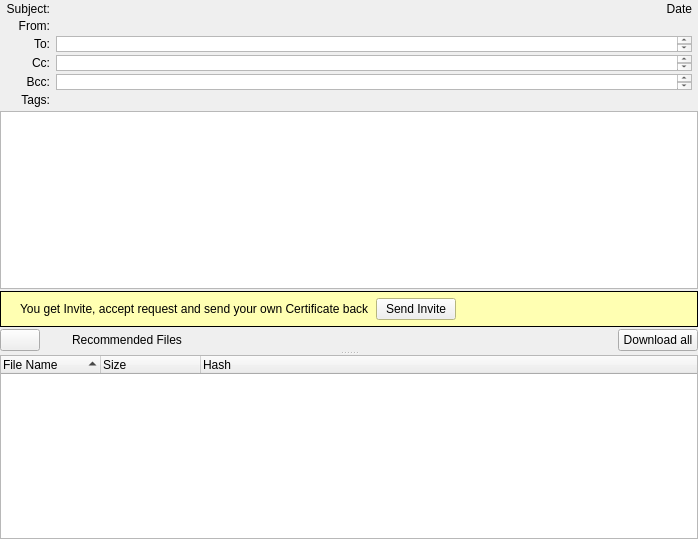
<?xml version="1.0" encoding="UTF-8"?>
<ui version="4.0">
 <class>MessageWidget</class>
 <widget class="QWidget" name="MessageWidget">
  <property name="geometry">
   <rect>
    <x>0</x>
    <y>0</y>
    <width>698</width>
    <height>539</height>
   </rect>
  </property>
  <layout class="QHBoxLayout" name="MessageWidgetHLayout">
   <property name="leftMargin">
    <number>0</number>
   </property>
   <property name="topMargin">
    <number>2</number>
   </property>
   <property name="rightMargin">
    <number>0</number>
   </property>
   <property name="bottomMargin">
    <number>0</number>
   </property>
   <item>
    <widget class="QSplitter" name="mainSplitter">
     <property name="orientation">
      <enum>Qt::Vertical</enum>
     </property>
     <widget class="QSplitter" name="msgSplitter">
      <property name="orientation">
       <enum>Qt::Vertical</enum>
      </property>
      <widget class="QWidget" name="layoutWidget">
       <layout class="QVBoxLayout" name="msgSplitterVLayout">
        <property name="spacing">
         <number>2</number>
        </property>
        <item>
         <layout class="QGridLayout" name="msgSplitterGLayout">
          <property name="leftMargin">
           <number>6</number>
          </property>
          <property name="rightMargin">
           <number>6</number>
          </property>
          <property name="horizontalSpacing">
           <number>6</number>
          </property>
          <property name="verticalSpacing">
           <number>3</number>
          </property>
          <item row="0" column="0">
           <widget class="QLabel" name="subjectLabel">
            <property name="sizePolicy">
             <sizepolicy hsizetype="Expanding" vsizetype="Fixed">
              <horstretch>0</horstretch>
              <verstretch>0</verstretch>
             </sizepolicy>
            </property>
            <property name="text">
             <string>Subject:</string>
            </property>
            <property name="alignment">
             <set>Qt::AlignRight|Qt::AlignTrailing|Qt::AlignVCenter</set>
            </property>
           </widget>
          </item>
          <item row="0" column="2" colspan="2">
           <layout class="QHBoxLayout" name="subjectHLayout">
            <item>
             <widget class="QLabel" name="subjectText">
              <property name="sizePolicy">
               <sizepolicy hsizetype="Expanding" vsizetype="Preferred">
                <horstretch>0</horstretch>
                <verstretch>0</verstretch>
               </sizepolicy>
              </property>
              <property name="wordWrap">
               <bool>true</bool>
              </property>
              <property name="textInteractionFlags">
               <set>Qt::LinksAccessibleByMouse|Qt::TextSelectableByMouse</set>
              </property>
             </widget>
            </item>
            <item>
             <widget class="QLabel" name="dateText">
              <property name="sizePolicy">
               <sizepolicy hsizetype="Minimum" vsizetype="Preferred">
                <horstretch>0</horstretch>
                <verstretch>0</verstretch>
               </sizepolicy>
              </property>
              <property name="layoutDirection">
               <enum>Qt::LeftToRight</enum>
              </property>
              <property name="text">
               <string notr="true">Date</string>
              </property>
              <property name="alignment">
               <set>Qt::AlignRight|Qt::AlignTrailing|Qt::AlignVCenter</set>
              </property>
              <property name="textInteractionFlags">
               <set>Qt::LinksAccessibleByMouse|Qt::TextSelectableByMouse</set>
              </property>
             </widget>
            </item>
           </layout>
          </item>
          <item row="1" column="0">
           <widget class="QLabel" name="fromLabel">
            <property name="sizePolicy">
             <sizepolicy hsizetype="Expanding" vsizetype="Fixed">
              <horstretch>0</horstretch>
              <verstretch>0</verstretch>
             </sizepolicy>
            </property>
            <property name="text">
             <string>From:</string>
            </property>
            <property name="alignment">
             <set>Qt::AlignRight|Qt::AlignTrailing|Qt::AlignVCenter</set>
            </property>
           </widget>
          </item>
          <item row="1" column="2" colspan="2">
           <widget class="QLabel" name="fromText">
            <property name="sizePolicy">
             <sizepolicy hsizetype="Expanding" vsizetype="Preferred">
              <horstretch>2</horstretch>
              <verstretch>0</verstretch>
             </sizepolicy>
            </property>
            <property name="minimumSize">
             <size>
              <width>0</width>
              <height>0</height>
             </size>
            </property>
            <property name="maximumSize">
             <size>
              <width>16777215</width>
              <height>16777215</height>
             </size>
            </property>
            <property name="scaledContents">
             <bool>true</bool>
            </property>
            <property name="openExternalLinks">
             <bool>true</bool>
            </property>
           </widget>
          </item>
          <item row="2" column="0">
           <widget class="QLabel" name="toLabel">
            <property name="sizePolicy">
             <sizepolicy hsizetype="Expanding" vsizetype="Fixed">
              <horstretch>0</horstretch>
              <verstretch>0</verstretch>
             </sizepolicy>
            </property>
            <property name="text">
             <string>To:</string>
            </property>
            <property name="alignment">
             <set>Qt::AlignRight|Qt::AlignTrailing|Qt::AlignVCenter</set>
            </property>
           </widget>
          </item>
          <item row="2" column="2" colspan="2">
           <widget class="RSTextBrowser" name="toText">
            <property name="sizePolicy">
             <sizepolicy hsizetype="Expanding" vsizetype="Maximum">
              <horstretch>0</horstretch>
              <verstretch>0</verstretch>
             </sizepolicy>
            </property>
            <property name="maximumSize">
             <size>
              <width>16777215</width>
              <height>16</height>
             </size>
            </property>
            <property name="openExternalLinks">
             <bool>true</bool>
            </property>
           </widget>
          </item>
          <item row="3" column="0">
           <widget class="QLabel" name="ccLabel">
            <property name="sizePolicy">
             <sizepolicy hsizetype="Expanding" vsizetype="Fixed">
              <horstretch>0</horstretch>
              <verstretch>0</verstretch>
             </sizepolicy>
            </property>
            <property name="text">
             <string>Cc:</string>
            </property>
            <property name="alignment">
             <set>Qt::AlignRight|Qt::AlignTrailing|Qt::AlignVCenter</set>
            </property>
            <property name="wordWrap">
             <bool>false</bool>
            </property>
           </widget>
          </item>
          <item row="3" column="2" colspan="2">
           <widget class="RSTextBrowser" name="ccText">
            <property name="maximumSize">
             <size>
              <width>16777215</width>
              <height>16</height>
             </size>
            </property>
            <property name="openExternalLinks">
             <bool>true</bool>
            </property>
           </widget>
          </item>
          <item row="4" column="0">
           <widget class="QLabel" name="bccLabel">
            <property name="sizePolicy">
             <sizepolicy hsizetype="Expanding" vsizetype="Fixed">
              <horstretch>0</horstretch>
              <verstretch>0</verstretch>
             </sizepolicy>
            </property>
            <property name="text">
             <string>Bcc:</string>
            </property>
            <property name="alignment">
             <set>Qt::AlignRight|Qt::AlignTrailing|Qt::AlignVCenter</set>
            </property>
           </widget>
          </item>
          <item row="4" column="2" colspan="2">
           <widget class="RSTextBrowser" name="bccText">
            <property name="maximumSize">
             <size>
              <width>16777215</width>
              <height>16</height>
             </size>
            </property>
            <property name="openExternalLinks">
             <bool>true</bool>
            </property>
           </widget>
          </item>
          <item row="5" column="0">
           <widget class="QLabel" name="tagsLabel">
            <property name="sizePolicy">
             <sizepolicy hsizetype="Expanding" vsizetype="Fixed">
              <horstretch>0</horstretch>
              <verstretch>0</verstretch>
             </sizepolicy>
            </property>
            <property name="text">
             <string>Tags:</string>
            </property>
            <property name="alignment">
             <set>Qt::AlignRight|Qt::AlignTrailing|Qt::AlignVCenter</set>
            </property>
           </widget>
          </item>
          <item row="5" column="2" colspan="2">
           <layout class="QHBoxLayout" name="tagLayout"/>
          </item>
         </layout>
        </item>
        <item>
         <widget class="RSImageBlockWidget" name="imageBlockWidget" native="true">
          <property name="sizePolicy">
           <sizepolicy hsizetype="Preferred" vsizetype="Maximum">
            <horstretch>0</horstretch>
            <verstretch>0</verstretch>
           </sizepolicy>
          </property>
         </widget>
        </item>
        <item>
         <widget class="RSTextBrowser" name="msgText">
          <property name="sizePolicy">
           <sizepolicy hsizetype="Expanding" vsizetype="Expanding">
            <horstretch>0</horstretch>
            <verstretch>0</verstretch>
           </sizepolicy>
          </property>
          <property name="openLinks">
           <bool>false</bool>
          </property>
         </widget>
        </item>
        <item>
         <widget class="QFrame" name="inviteFrame">
          <property name="palette">
           <palette>
            <active>
             <colorrole role="Base">
              <brush brushstyle="SolidPattern">
               <color alpha="255">
                <red>255</red>
                <green>255</green>
                <blue>255</blue>
               </color>
              </brush>
             </colorrole>
             <colorrole role="Window">
              <brush brushstyle="SolidPattern">
               <color alpha="255">
                <red>255</red>
                <green>255</green>
                <blue>178</blue>
               </color>
              </brush>
             </colorrole>
            </active>
            <inactive>
             <colorrole role="Base">
              <brush brushstyle="SolidPattern">
               <color alpha="255">
                <red>255</red>
                <green>255</green>
                <blue>255</blue>
               </color>
              </brush>
             </colorrole>
             <colorrole role="Window">
              <brush brushstyle="SolidPattern">
               <color alpha="255">
                <red>255</red>
                <green>255</green>
                <blue>178</blue>
               </color>
              </brush>
             </colorrole>
            </inactive>
            <disabled>
             <colorrole role="Base">
              <brush brushstyle="SolidPattern">
               <color alpha="255">
                <red>255</red>
                <green>255</green>
                <blue>178</blue>
               </color>
              </brush>
             </colorrole>
             <colorrole role="Window">
              <brush brushstyle="SolidPattern">
               <color alpha="255">
                <red>255</red>
                <green>255</green>
                <blue>178</blue>
               </color>
              </brush>
             </colorrole>
            </disabled>
           </palette>
          </property>
          <property name="autoFillBackground">
           <bool>true</bool>
          </property>
          <property name="styleSheet">
           <string notr="true"/>
          </property>
          <property name="frameShape">
           <enum>QFrame::Box</enum>
          </property>
          <layout class="QHBoxLayout" name="distantFrameHLayout">
           <property name="leftMargin">
            <number>6</number>
           </property>
           <property name="topMargin">
            <number>6</number>
           </property>
           <property name="rightMargin">
            <number>6</number>
           </property>
           <property name="bottomMargin">
            <number>6</number>
           </property>
           <item>
            <widget class="QLabel" name="infoPixmap">
             <property name="maximumSize">
              <size>
               <width>16</width>
               <height>16</height>
              </size>
             </property>
             <property name="text">
              <string/>
             </property>
             <property name="pixmap">
              <pixmap resource="../images.qrc">:/images/info16.png</pixmap>
             </property>
             <property name="alignment">
              <set>Qt::AlignLeading|Qt::AlignLeft|Qt::AlignTop</set>
             </property>
            </widget>
           </item>
           <item>
            <widget class="QLabel" name="infoLabel">
             <property name="text">
              <string notr="true">You get Invite, accept request and send your own Certificate back</string>
             </property>
            </widget>
           </item>
           <item>
            <widget class="QPushButton" name="sendInviteButton">
             <property name="text">
              <string>Send Invite</string>
             </property>
            </widget>
           </item>
           <item>
            <spacer name="inviteHSpacer">
             <property name="orientation">
              <enum>Qt::Horizontal</enum>
             </property>
             <property name="sizeHint" stdset="0">
              <size>
               <width>40</width>
               <height>20</height>
              </size>
             </property>
            </spacer>
           </item>
          </layout>
         </widget>
        </item>
        <item>
         <layout class="QHBoxLayout" name="filesHLayout">
          <item>
           <layout class="QGridLayout" name="filesGLayout">
            <property name="leftMargin">
             <number>0</number>
            </property>
            <property name="topMargin">
             <number>0</number>
            </property>
            <property name="rightMargin">
             <number>0</number>
            </property>
            <property name="bottomMargin">
             <number>0</number>
            </property>
            <property name="spacing">
             <number>6</number>
            </property>
            <item row="0" column="2">
             <widget class="QLabel" name="attLabel">
              <property name="text">
               <string/>
              </property>
              <property name="pixmap">
               <pixmap resource="../images.qrc">:/images/attachment.png</pixmap>
              </property>
             </widget>
            </item>
            <item row="0" column="4">
             <widget class="QLabel" name="recFilesLabel">
              <property name="text">
               <string>Recommended Files</string>
              </property>
             </widget>
            </item>
            <item row="0" column="0">
             <widget class="QPushButton" name="expandFilesButton">
              <property name="focusPolicy">
               <enum>Qt::NoFocus</enum>
              </property>
              <property name="text">
               <string/>
              </property>
              <property name="icon">
               <iconset resource="../images.qrc">
                <normaloff>:/images/edit_remove24.png</normaloff>:/images/edit_remove24.png</iconset>
              </property>
              <property name="checkable">
               <bool>true</bool>
              </property>
              <property name="checked">
               <bool>false</bool>
              </property>
             </widget>
            </item>
            <item row="0" column="3">
             <widget class="QLabel" name="filesText">
              <property name="text">
               <string/>
              </property>
             </widget>
            </item>
            <item row="0" column="5">
             <widget class="QLabel" name="filesSize">
              <property name="text">
               <string/>
              </property>
             </widget>
            </item>
           </layout>
          </item>
          <item>
           <spacer name="filesHSpacer">
            <property name="orientation">
             <enum>Qt::Horizontal</enum>
            </property>
            <property name="sizeHint" stdset="0">
             <size>
              <width>351</width>
              <height>20</height>
             </size>
            </property>
           </spacer>
          </item>
          <item>
           <widget class="QPushButton" name="downloadButton">
            <property name="focusPolicy">
             <enum>Qt::NoFocus</enum>
            </property>
            <property name="toolTip">
             <string>Download all Recommended Files</string>
            </property>
            <property name="text">
             <string>Download all</string>
            </property>
            <property name="icon">
             <iconset resource="../images.qrc">
              <normaloff>:/images/down.png</normaloff>:/images/down.png</iconset>
            </property>
           </widget>
          </item>
         </layout>
        </item>
       </layout>
      </widget>
     </widget>
     <widget class="QTreeWidget" name="msgList">
      <property name="contextMenuPolicy">
       <enum>Qt::CustomContextMenu</enum>
      </property>
      <property name="sortingEnabled">
       <bool>true</bool>
      </property>
      <property name="allColumnsShowFocus">
       <bool>true</bool>
      </property>
      <column>
       <property name="text">
        <string>File Name</string>
       </property>
      </column>
      <column>
       <property name="text">
        <string>Size</string>
       </property>
      </column>
      <column>
       <property name="text">
        <string>Hash</string>
       </property>
      </column>
     </widget>
    </widget>
   </item>
  </layout>
  <action name="actionPrint">
   <property name="text">
    <string>Print</string>
   </property>
  </action>
  <action name="actionPrint_Preview">
   <property name="text">
    <string>Print Preview</string>
   </property>
  </action>
 </widget>
 <customwidgets>
  <customwidget>
   <class>RSTextBrowser</class>
   <extends>QTextBrowser</extends>
   <header>gui/common/RSTextBrowser.h</header>
  </customwidget>
  <customwidget>
   <class>RSImageBlockWidget</class>
   <extends>QWidget</extends>
   <header>gui/common/RSImageBlockWidget.h</header>
   <container>1</container>
  </customwidget>
 </customwidgets>
 <resources>
  <include location="../images.qrc"/>
 </resources>
 <connections>
  <connection>
   <sender>expandFilesButton</sender>
   <signal>clicked(bool)</signal>
   <receiver>msgList</receiver>
   <slot>setVisible(bool)</slot>
   <hints>
    <hint type="sourcelabel">
     <x>672</x>
     <y>334</y>
    </hint>
    <hint type="destinationlabel">
     <x>348</x>
     <y>432</y>
    </hint>
   </hints>
  </connection>
 </connections>
</ui>
